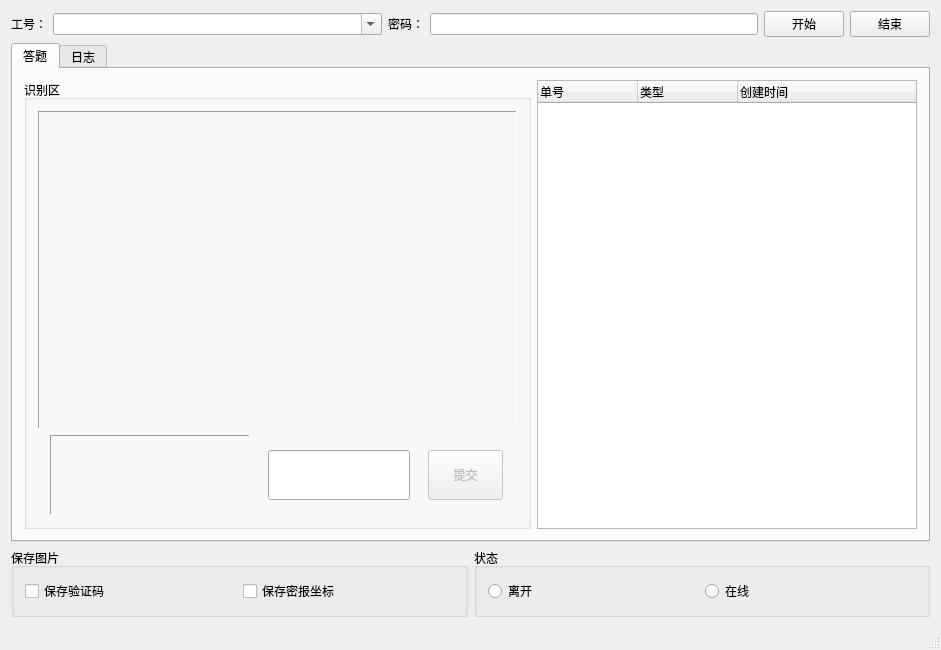
<?xml version="1.0" encoding="UTF-8"?>
<ui version="4.0">
 <class>RecognizerClass</class>
 <widget class="QMainWindow" name="RecognizerClass">
  <property name="geometry">
   <rect>
    <x>0</x>
    <y>0</y>
    <width>941</width>
    <height>650</height>
   </rect>
  </property>
  <property name="acceptDrops">
   <bool>false</bool>
  </property>
  <property name="windowTitle">
   <string>GTR答题器(RPC-1.1.0)</string>
  </property>
  <widget class="QWidget" name="centralWidget">
   <layout class="QVBoxLayout" name="verticalLayout_2">
    <item>
     <layout class="QHBoxLayout" name="horizontalLayout_2">
      <item>
       <widget class="QLabel" name="label">
        <property name="text">
         <string>工号：</string>
        </property>
       </widget>
      </item>
      <item>
       <widget class="QComboBox" name="m_count">
        <property name="sizePolicy">
         <sizepolicy hsizetype="Expanding" vsizetype="Fixed">
          <horstretch>1</horstretch>
          <verstretch>0</verstretch>
         </sizepolicy>
        </property>
        <property name="editable">
         <bool>true</bool>
        </property>
       </widget>
      </item>
      <item>
       <widget class="QLabel" name="label_2">
        <property name="text">
         <string>密码：</string>
        </property>
       </widget>
      </item>
      <item>
       <widget class="QLineEdit" name="m_password">
        <property name="sizePolicy">
         <sizepolicy hsizetype="Expanding" vsizetype="Fixed">
          <horstretch>1</horstretch>
          <verstretch>0</verstretch>
         </sizepolicy>
        </property>
       </widget>
      </item>
      <item>
       <widget class="QPushButton" name="m_login">
        <property name="text">
         <string>开始</string>
        </property>
       </widget>
      </item>
      <item>
       <widget class="QPushButton" name="m_logout">
        <property name="text">
         <string>结束</string>
        </property>
       </widget>
      </item>
     </layout>
    </item>
    <item>
     <widget class="QTabWidget" name="tabWidget">
      <property name="currentIndex">
       <number>0</number>
      </property>
      <widget class="QWidget" name="tabAnswer">
       <attribute name="title">
        <string>答题</string>
       </attribute>
       <layout class="QHBoxLayout" name="horizontalLayout_7">
        <item>
         <widget class="QGroupBox" name="groupBox">
          <property name="sizePolicy">
           <sizepolicy hsizetype="MinimumExpanding" vsizetype="MinimumExpanding">
            <horstretch>0</horstretch>
            <verstretch>0</verstretch>
           </sizepolicy>
          </property>
          <property name="minimumSize">
           <size>
            <width>251</width>
            <height>381</height>
           </size>
          </property>
          <property name="title">
           <string>识别区</string>
          </property>
          <layout class="QVBoxLayout" name="verticalLayout">
           <item>
            <widget class="QLabel" name="imageLabel">
             <property name="sizePolicy">
              <sizepolicy hsizetype="MinimumExpanding" vsizetype="MinimumExpanding">
               <horstretch>0</horstretch>
               <verstretch>0</verstretch>
              </sizepolicy>
             </property>
             <property name="minimumSize">
              <size>
               <width>210</width>
               <height>280</height>
              </size>
             </property>
             <property name="frameShape">
              <enum>QFrame::Panel</enum>
             </property>
             <property name="frameShadow">
              <enum>QFrame::Sunken</enum>
             </property>
             <property name="scaledContents">
              <bool>true</bool>
             </property>
            </widget>
           </item>
           <item>
            <layout class="QHBoxLayout" name="horizontalLayout" stretch="1,1,1">
             <property name="sizeConstraint">
              <enum>QLayout::SetMaximumSize</enum>
             </property>
             <item>
              <widget class="QLabel" name="positionLabel">
               <property name="sizePolicy">
                <sizepolicy hsizetype="Expanding" vsizetype="Fixed">
                 <horstretch>1</horstretch>
                 <verstretch>1</verstretch>
                </sizepolicy>
               </property>
               <property name="minimumSize">
                <size>
                 <width>200</width>
                 <height>80</height>
                </size>
               </property>
               <property name="maximumSize">
                <size>
                 <width>200</width>
                 <height>80</height>
                </size>
               </property>
               <property name="frameShape">
                <enum>QFrame::Panel</enum>
               </property>
               <property name="frameShadow">
                <enum>QFrame::Sunken</enum>
               </property>
               <property name="scaledContents">
                <bool>true</bool>
               </property>
              </widget>
             </item>
             <item>
              <widget class="QLineEdit" name="answerLineEdit">
               <property name="sizePolicy">
                <sizepolicy hsizetype="Fixed" vsizetype="Fixed">
                 <horstretch>0</horstretch>
                 <verstretch>0</verstretch>
                </sizepolicy>
               </property>
               <property name="minimumSize">
                <size>
                 <width>100</width>
                 <height>50</height>
                </size>
               </property>
               <property name="maximumSize">
                <size>
                 <width>16777215</width>
                 <height>50</height>
                </size>
               </property>
               <property name="font">
                <font>
                 <family>Arial Black</family>
                 <pointsize>12</pointsize>
                 <weight>50</weight>
                 <italic>false</italic>
                 <bold>false</bold>
                 <underline>false</underline>
                 <strikeout>false</strikeout>
                </font>
               </property>
               <property name="maxLength">
                <number>12</number>
               </property>
              </widget>
             </item>
             <item>
              <widget class="QPushButton" name="submitPushButton">
               <property name="enabled">
                <bool>false</bool>
               </property>
               <property name="sizePolicy">
                <sizepolicy hsizetype="Fixed" vsizetype="Fixed">
                 <horstretch>0</horstretch>
                 <verstretch>0</verstretch>
                </sizepolicy>
               </property>
               <property name="minimumSize">
                <size>
                 <width>75</width>
                 <height>50</height>
                </size>
               </property>
               <property name="maximumSize">
                <size>
                 <width>75</width>
                 <height>50</height>
                </size>
               </property>
               <property name="text">
                <string>提交</string>
               </property>
              </widget>
             </item>
            </layout>
           </item>
          </layout>
         </widget>
        </item>
        <item>
         <widget class="QTreeWidget" name="treeWidget">
          <property name="sizePolicy">
           <sizepolicy hsizetype="Fixed" vsizetype="Expanding">
            <horstretch>0</horstretch>
            <verstretch>0</verstretch>
           </sizepolicy>
          </property>
          <property name="minimumSize">
           <size>
            <width>380</width>
            <height>0</height>
           </size>
          </property>
          <column>
           <property name="text">
            <string>单号</string>
           </property>
          </column>
          <column>
           <property name="text">
            <string>类型</string>
           </property>
          </column>
          <column>
           <property name="text">
            <string>创建时间</string>
           </property>
          </column>
         </widget>
        </item>
       </layout>
      </widget>
      <widget class="QWidget" name="tabLog">
       <attribute name="title">
        <string>日志</string>
       </attribute>
       <layout class="QHBoxLayout" name="horizontalLayout_3">
        <item>
         <widget class="QTextEdit" name="logTextEdit">
          <property name="readOnly">
           <bool>true</bool>
          </property>
         </widget>
        </item>
       </layout>
      </widget>
     </widget>
    </item>
    <item>
     <layout class="QHBoxLayout" name="horizontalLayout_5">
      <item>
       <widget class="QGroupBox" name="groupBox_2">
        <property name="title">
         <string>保存图片</string>
        </property>
        <layout class="QHBoxLayout" name="horizontalLayout_4">
         <item>
          <widget class="QCheckBox" name="m_saveYZMPix">
           <property name="text">
            <string>保存验证码</string>
           </property>
          </widget>
         </item>
         <item>
          <widget class="QCheckBox" name="m_saveMBKPositionPix">
           <property name="text">
            <string>保存密报坐标</string>
           </property>
          </widget>
         </item>
        </layout>
       </widget>
      </item>
      <item>
       <widget class="QGroupBox" name="groupBox_3">
        <property name="title">
         <string>状态</string>
        </property>
        <layout class="QHBoxLayout" name="horizontalLayout_6">
         <item>
          <widget class="QRadioButton" name="m_leave">
           <property name="text">
            <string>离开</string>
           </property>
          </widget>
         </item>
         <item>
          <widget class="QRadioButton" name="m_online">
           <property name="text">
            <string>在线</string>
           </property>
          </widget>
         </item>
        </layout>
       </widget>
      </item>
     </layout>
    </item>
   </layout>
  </widget>
  <widget class="QStatusBar" name="statusBar"/>
 </widget>
 <layoutdefault spacing="6" margin="11"/>
 <resources/>
 <connections/>
</ui>
